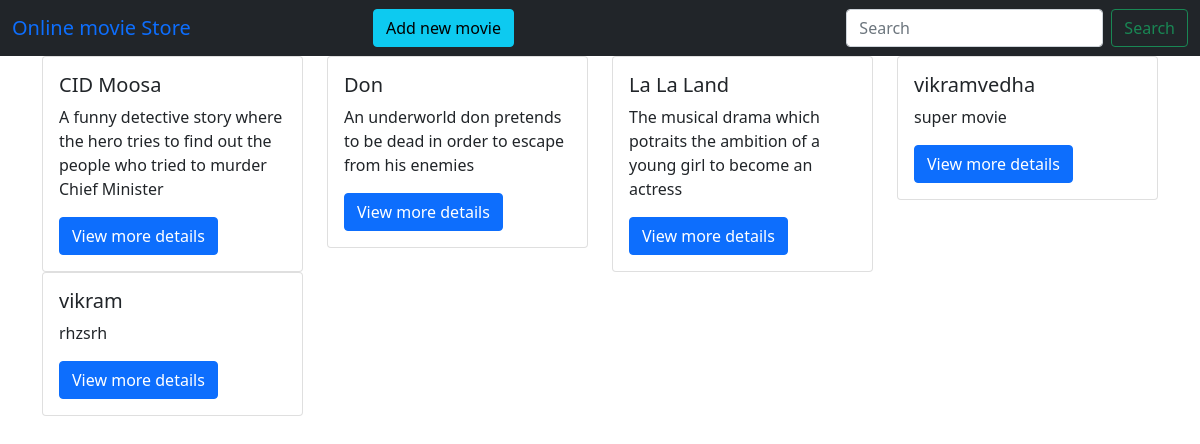
The page / on the database its author committed.
### movieapp/models.py (models this page shows, shortened)
class movie_details(models.Model):
    name=models.CharField(max_length=50)
    des=models.TextField(max_length=250)
    im=models.ImageField(upload_to='pic')
    year=models.IntegerField()

### movieapp/views.py (the view)
# urls.py: path('',views.index,name='index'),
def index(request):
    obj=movie_details.objects.all()
    return render(request,'index.html',{'ob':obj})

### template/index.html (shortened to what this page needs)
{% extends 'base.html' %}
{% block body %}
<div class="container">
    <div class="row">
        {% for i in ob %}
        <div class="col-md-3">
            <div class="card">
              <div class="card-body">
                <h5 class="card-title">{{i.name}}</h5>
                <p class="card-text">{{i.des}}</p>
                <a href="{% url 'movieapp:details' i.id %}" class="btn btn-primary">View more details</a>
      </div>
    </div>
        </div>
        {% endfor %}
    </div>
</div>
<br>
{% endblock %}

### template/base.html (shortened to what this page needs)
<!DOCTYPE html>
<html lang="en">
<head>
    <link href="https://cdn.jsdelivr.net/npm/bootstrap@5.0.2/dist/css/bootstrap.min.css" rel="stylesheet">
</head>
<body>
<nav class="navbar navbar-yellow bg-dark">
  <div class="container-fluid">
    <a class="navbar-brand">Online movie Store</a>
      <a   class="btn btn-info" href="{% url 'movieapp:add_movie' %}">Add new movie</a><br>
    <form class="d-flex">
      <input class="form-control me-2" type="search" placeholder="Search" aria-label="Search" name="mov">
      <button class="btn btn-outline-success" type="submit" >Search</button>
    </form>
  </div>
</nav>
{% block body %}
{% endblock %}
</body>
</html>

### rows shown on the page
movie_details: name "CID Moosa", des "A funny detective story where the hero tries to find out the people who tried to murder Chief Minister"
movie_details: name "Don", des "An underworld don pretends to be dead in order to escape from his enemies"
movie_details: name "La La Land", des "The musical drama which potraits the ambition of a young girl to become an actress"
movie_details: name "vikramvedha", des "super movie"
movie_details: name "vikram", des "rhzsrh"
